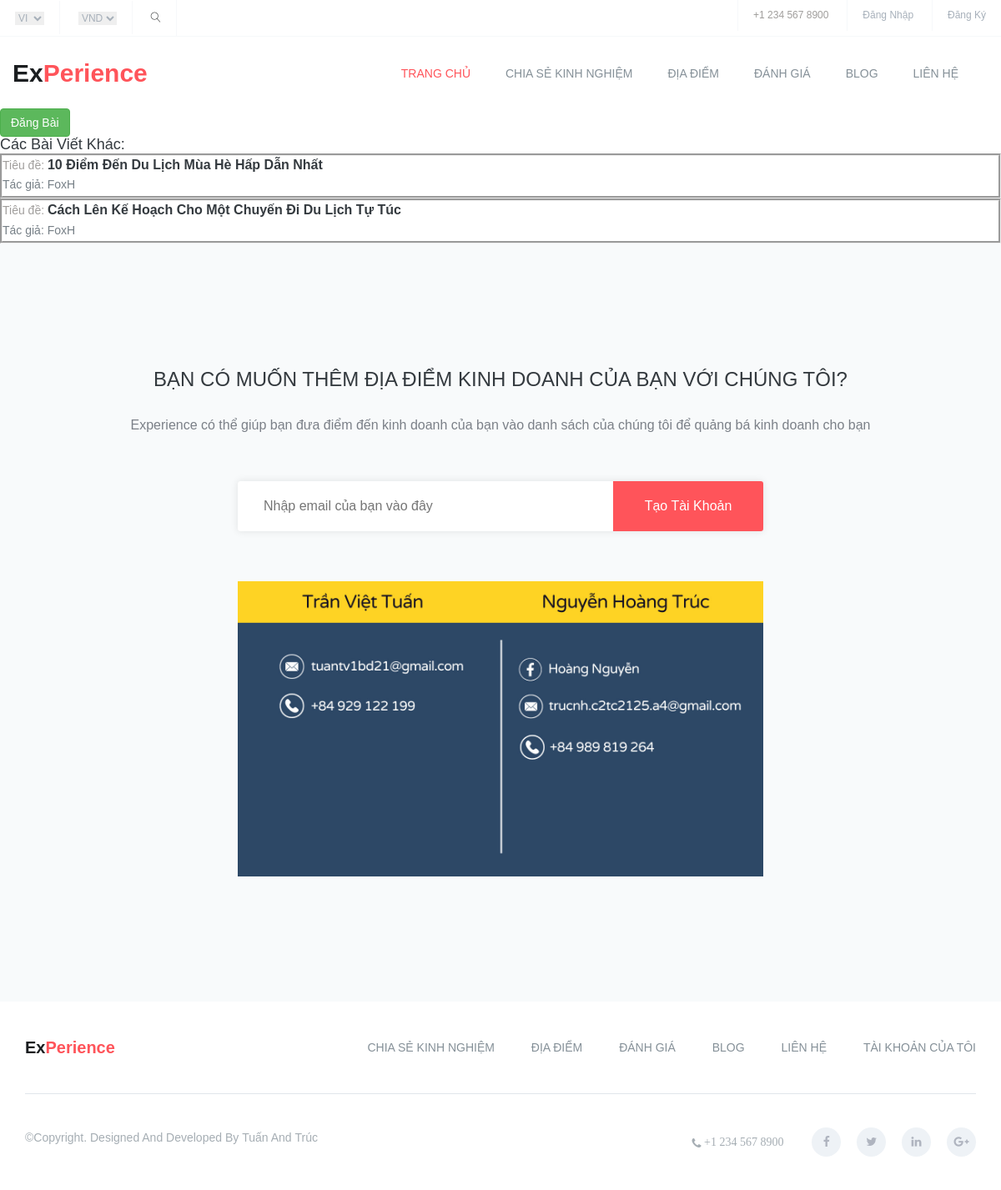
/posts.php, run on the app's committed database.
### tables this page shows
CREATE TABLE `post` (
  `id` int(11) NOT NULL,
  `post_title` text NOT NULL,
  `post_content` text NOT NULL,
  `post_author` text NOT NULL
);

### posts.php (the view, shortened to what this page needs)
<?php include("header.php");?>
<main>
    <a href="post.php" class="btn btn-success float-end">Đăng bài</a><br/>
    <h2>Các bài viết khác:</h2>
    <?php
        require("bootdatabase.php");
        $kq = $db->query("SELECT * FROM post;");
        foreach ($kq as $dong) {
            echo '<div style="border-style:groove;">';
            echo 'Tiêu đề:&nbsp<a href="article.php?id='.$dong['id'].'"><b>' . $dong['post_title'] . '</b></a><br/>';
            echo '<p>Tác giả: ' . $dong['post_author'] . '</p>';
            echo '</div>';
        }
    ?>
</main>
<?php include("footer.php");?>

### header.php (shortened to what this page needs)
<!DOCTYPE html>
<html class="no-js" lang="vi">
<head>
    <link rel="stylesheet" href="assets/css/font-awesome.min.css">
    <link rel="stylesheet" href="assets/css/linearicons.css">
    <link rel="stylesheet" href="assets/css/animate.css">
    <link rel="stylesheet" href="assets/css/flaticon.css">
    <link rel="stylesheet" href="assets/css/slick.css">
    <link rel="stylesheet" href="assets/css/slick-theme.css">
    <link rel="stylesheet" href="assets/css/bootstrap.min.css">
    <link rel="stylesheet" href="assets/css/bootsnav.css" >
    <link rel="stylesheet" href="assets/css/style.css">
    <link rel="stylesheet" href="assets/css/responsive.css">
</head>
<body>
<?php require("sidebar.php"); ?>

### sidebar.php (shortened to what this page needs)
<header id="header-top" class="header-top">
			<ul>
				<li>
					<div class="header-top-left">
						<ul>
							<li class="select-opt">
								<select name="language" id="language">
									<option value="default">VI</option>
								</select>
							</li>
							<li class="select-opt">
								<select name="currency" id="currency">
									<option value="usd">VND</option>
								</select>
							</li>
							<li class="select-opt">
								<a href="#"><span class="lnr lnr-magnifier"></span></a>
							</li>
						</ul>
					</div>
				</li>
				<li class="head-responsive-right pull-right">
					<div class="header-top-right">
						<ul>
							<li class="header-top-contact">
								+1 234 567 8900
							</li>
							<li class="header-top-contact">
								<a href="login.php">đăng nhập</a>
							</li>
							<li class="header-top-contact">
								<a href="signup.php">đăng ký</a>
							</li>
						</ul>
					</div>
				</li>
			</ul>
		</header>
        <section class="top-area">
            <div class="header-area">
                <nav class="navbar navbar-default bootsnav  navbar-sticky navbar-scrollspy"  data-minus-value-desktop="70" data-minus-value-mobile="55" data-speed="1000">
                    <div class="container">
                        <div class="navbar-header">
                            <a style="font-size: 30px" class="navbar-brand" href="index.php">ex<span>perience</span></a>
                        </div>
                        <div class="collapse navbar-collapse menu-ui-design" id="navbar-menu">
                            <ul class="nav navbar-nav navbar-right" data-in="fadeInDown" data-out="fadeOutUp">
                                <li class=" scroll active"><a href="#home">Trang chủ</a></li>
                                <li class="scroll"><a href="#works">Chia sẻ kinh nghiệm</a></li>
                                <li class="scroll"><a href="#explore">Địa điểm</a></li>
                                <li class="scroll"><a href="#reviews">Đánh giá</a></li>
                                <li class="scroll"><a href="#blog">blog</a></li>
                                <li class="scroll"><a href="#contact">Liên hệ</a></li>
                            </ul>
                        </div>
                    </div>
                </nav>
            </div>
        </section>

### subscription.php
<section id="contact"  class="subscription">
    <div class="container">
        <div class="subscribe-title text-center">
            <h2>
                bạn có muốn thêm địa điểm kinh doanh của bạn với chúng tôi?
            </h2>
            <p>
                Experience có thể giúp bạn đưa điểm đến kinh doanh của bạn vào danh sách của chúng tôi để quảng bá kinh doanh cho bạn
            </p>
        </div>
        <div class="row">
            <div class="col-sm-12">
                <div class="subscription-input-group">
                    <form action="#">
                        <input type="email" class="subscription-input-form" placeholder="Nhập email của bạn vào đây">
                        <button class="appsLand-btn subscribe-btn" onclick="window.location.href='#'">
                            tạo tài khoản
                        </button>
                    </form>
                    <br/><br/><br/><img src="contents/b7dbd15599a530fb69b4.jpg"/>
                </div>
            </div>
        </div>
    </div>
</section>

### footer.php (shortened to what this page needs)
<?php require("subscription.php"); ?>
        <footer id="footer"  class="footer">
            <div class="container">
                <div class="footer-menu">
                    <div class="row">
                        <div class="col-sm-3">
                                <div class="navbar-header">
                                <a class="navbar-brand" href="index.html">ex<span>perience</span></a>
                            </div>
                        </div>
                        <div class="col-sm-9">
                            <ul class="footer-menu-item">
                                <li class="scroll"><a href="#works">chia sẻ kinh nghiệm</a></li>
                                <li class="scroll"><a href="#explore">địa điểm</a></li>
                                <li class="scroll"><a href="#reviews">đánh giá</a></li>
                                <li class="scroll"><a href="#blog">blog</a></li>
                                <li class="scroll"><a href="#contact">liên hệ</a></li>
                                <li class=" scroll"><a href="#contact">tài khoản của tôi</a></li>
                            </ul>
                        </div>
                    </div>
                </div>
                <div class="hm-footer-copyright">
                    <div class="row">
                        <div class="col-sm-5">
                            <p>
                                &copy;copyright. designed and developed by <a href="index.php">Tuấn</a> and <a href="index.php">Trúc</a>
                            </p>
                        </div>
                        <div class="col-sm-7">
                            <div class="footer-social">
                                <span><i class="fa fa-phone"> +1  234 567 8900</i></span>
                                <a href="#"><i class="fa fa-facebook"></i></a>
                                <a href="#"><i class="fa fa-twitter"></i></a>
                                <a href="#"><i class="fa fa-linkedin"></i></a>
                                <a href="#"><i class="fa fa-google-plus"></i></a>
                            </div>
                        </div>
                    </div>
                </div>
            </div>
        </footer>
    </body>
</html>

### assets/css/bootsnav.css (style rules this page uses)
nav.bootsnav .container { position: relative; }
nav.navbar.bootsnav { margin-bottom: 0; -moz-border-radius: 0px; -webkit-border-radius: 0px; -o-border-radius: 0px; border-radius: 0px; background-color: #fff; border: none; border-bottom: solid 1px #e0e0e0; z-index: 9; }
nav.navbar.bootsnav ul.nav > li > a { color: #6f6f6f; background-color: transparent; outline: none; margin-bottom: -2px; }
nav.navbar.bootsnav ul.nav li.megamenu-fw > a:hover, nav.navbar.bootsnav ul.nav li.megamenu-fw > a:focus, nav.navbar.bootsnav ul.nav li.active > a:hover, nav.navbar.bootsnav ul.nav li.active > a:focus, nav.navbar.bootsnav ul.nav li.active > a { background-color: transparent; }
body { -webkit-transition: all 0.3s ease-in-out; -moz-transition: all 0.3s ease-in-out; -o-transition: all 0.3s ease-in-out; -ms-transition: all 0.3s ease-in-out; transition: all 0.3s ease-in-out; }
.wrap-sticky nav.navbar.bootsnav { position: absolute; width: 100%; left: 0; top: 0; }
@media (min-width: 1024px) { nav.navbar.bootsnav ul.nav > li > a { padding: 30px 15px; font-weight: 600; } }

### data on the page
post: post_title "10 Điểm Đến Du Lịch Mùa Hè Hấp Dẫn Nhất", post_author "FoxH"
post: post_title "Cách Lên Kế Hoạch Cho Một Chuyến Đi Du Lịch Tự Túc", post_author "FoxH"
